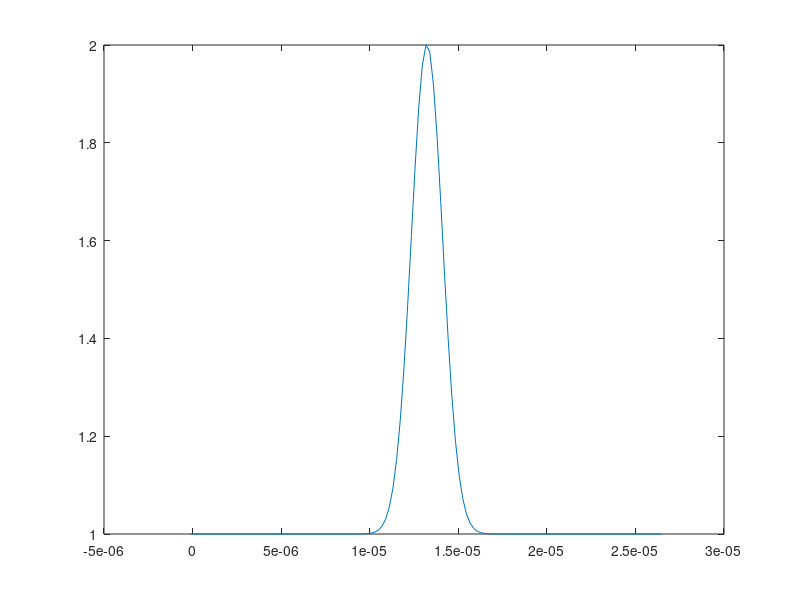
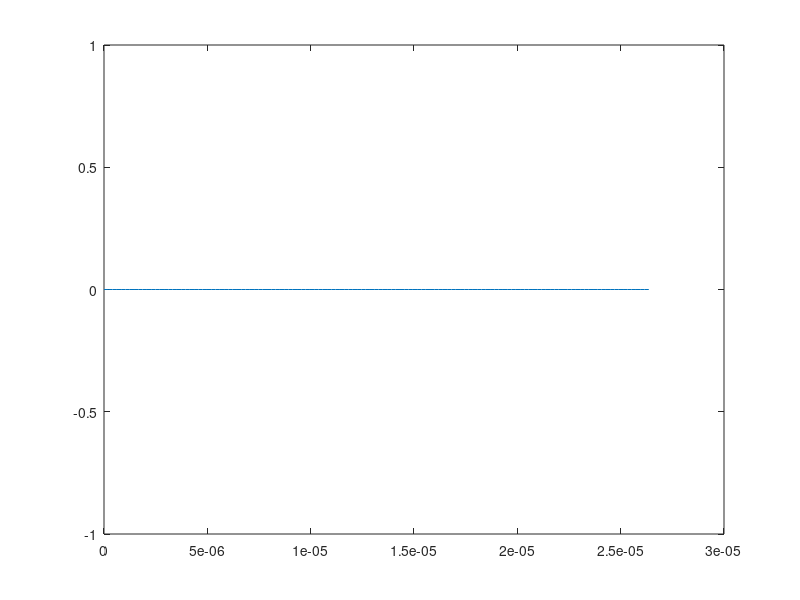

Source code (MATLAB) for these figures, in order: (Note: this script raises an error after producing the figures.)
%----------------------------------------%
% solve coupled transport equations      %
% cont and mom eqns                      %
% dvz/dt + (1/mn)(Te+Ti)dn/dz = 0        %
% dn/dt + (n)dvz/dz = 0                  %
% d/dt convective derivative             %
% rlbarnett c3149416 150318              %
%----------------------------------------%

%------
% constants %
%------
e = 1.6022e-19;
c0 = 3.0e8;
m = 1.67e-27;

%------
% parameters %
%------
Te = 10.0;
Ti = 5.0;
T = Te + Ti;
cs = 10*sqrt((Te + Ti)*e/m);
nu = 1.0;

%------
% spatial domain %
%------
xmin = 0.0;
xmax = 10/cs;
% include two additional gridpoints for the density ghost points
% velocity grid will then be defined as having npts-1 (xax(1:npts-1)) --
% total 128 grid points
% density solution space will be defined as having npts-2 (xax(2:npts-1))
% -- total 127 gridpoints
npts = 129;
dx = (xmax - xmin)/(npts - 1);
% xax = linspace(xmin,xmax,npts);
nxax = linspace(xmin-0.5*dx,xmax+0.5*dx,npts);
vxax = linspace(xmin,xmax,npts-1);

%------
% temporal domain %
%------
tmin = 0;

% set dt based on CFL conditions, check during loop if violated
% dt = 5.0e-15;
nmax = 1.0e4;

%%

%-------------------------------------------------------------------------%
% Set initial and boundary values for n and v                             %
% Initialise coefficient matrices                                         %
%-------------------------------------------------------------------------%

n_new = normpdf(nxax,(xmax+0.5*dx)/2,(xmax+0.5*dx)/30);
n_new = n_new/max(n_new);
n_new = n_new + 1.0;
% n_new = 1.0e3*n_new;
% n_new = n_new + 1;
% n_new = n_new*1.0e16;
dnx = gradient(n_new,nxax);

vx_new = zeros(1,npts-1);
% vx_ax = linspace(0,1,npts-1);
% vx_new = -(cs/2)*vx_ax + cs;
% vx_new = cs*ones(1,npts-1);
% vx_new(1:end/2+1) = -cs;
% vx_new(end/2+1:end) = cs;

nA = zeros(npts,npts);
vxA = zeros(npts-1,npts-1);
vx_source = zeros(npts-1,1);

nA(1,1) = 1.0;
nA(end,end) = 1.0;
vxA(1,1) = 1.0;
vxA(end,end) = 1.0;

%%

figure(1)
plot(nxax,n_new,'DisplayName','time = 0s')
% ylim([-1.0e19 1.0e19])
% pause(1)
hold on

figure(2)
plot(vxax,vx_new,'DisplayName','time = 0s')
hold on

count = 1;

dt = 0.99*(dx^2)/(2.0*nu);

%-------------------------------------------------------------------------%
% Solve                                                                   %
%-------------------------------------------------------------------------%

for ii=1:nmax
    
    alpha = dt/(2.0*dx);
    
    vx = vx_new;
    n = n_new;
    n_interp = interp1(nxax(2:npts-1),n(2:npts-1),vxax(2:npts-2),'spline');
    gradn = (n(3:npts) - n(1:npts-2))/(2.0*dx);
    gradn_interp = interp1(nxax(2:npts-1),gradn,vxax(2:npts-2),'spline');

    for jj=2:npts-2
        
%---------------------------------------------------------------------------%
% central difference                                                        %
% currently unstable on staggered grid 070518                               %
%---------------------------------------------------------------------------%
%         nA(jj,jj) = 1.0 - alpha*(vx(1,jj+1) - vx(1,jj-1));
%         nA(jj,jj-1) = alpha*vx(1,jj);
%         nA(jj,jj+1) = -alpha*vx(1,jj);  
%---------------------------------------------------------------------------%
% first order upwind                                                        %
% stable on staggered grid                                                  %
%---------------------------------------------------------------------------%
        if ((vx(1,jj+1)+vx(1,jj))/2)>0
            nA(jj,jj) = 1.0 - alpha*vx(1,jj+1);
            nA(jj,jj-1) = alpha*vx(1,jj);
            nA(npts-1,npts-1) = 1.0 - alpha*vx(1,npts);
            nA(npts-1,npts-2) = alpha*vx(1,npts-1);
        elseif ((vx(1,jj+1)+vx(1,jj))/2)<=0
            nA(jj,jj) = 1.0 + alpha*vx(1,jj);
            nA(jj,jj+1) = -alpha*vx(1,jj+1);
            nA(1,1) = 1.0 + alpha*vx(1,1);
            nA(1,2) = -alpha*vx(1,2);
        end 
    end
    
    for jj=2:npts-2
        
        vxA(jj,jj) = (2.0*nu*dt)/(dx^2) - 1;
        vxA(jj,jj-1) = -(vx(1,jj-1)*dt)/(4.0*dx) - (nu*dt)/(dx^2);
        vxA(jj,jj+1) = (vx(1,jj+1)*dt)/(4.0*dx) - (nu*dt)/(dx^2);
        
        vx_source(jj,1) = -((Te + Ti)*e)/(m*n_interp(1,jj-1))*(gradn_interp(1,jj-1)); 

    end
    
    nA = sparse(nA);
    vxA = sparse(vxA);
    
    n_new = nA*n';
    vx_new = dt*vx_source - vxA*vx';
    
    n_new = n_new';
    vx_new = vx_new';
    
    vx_new(1,1) = 0.0;
    vx_new(1,end) = 0.0;
    % set first order neumann boundary conditions for the density ghost
    % points
    n_new(1,1) = n_new(1,2);
    n_new(1,end) = n_new(1,end-1);
    
    if (0.99*(dx^2)/(2.0*nu))<(0.99*dx/max(abs(vx_new)))
        dt = 0.99*(dx^2)/(2.0*nu);
%         fprintf('CFL condition diffusive\n')
    elseif (0.99*(dx^2)/(2.0*nu))>(0.99*dx/max(abs(vx_new)))
        dt = 0.99*dx/max(abs(vx_new));
%         fprintf('CFL condition convective\n')
    end
    
    nan_check = isnan(vx_new);
    
    if sum(nan_check) ~= 0
        fprintf('unstable, ii=%d\n',ii)
        break
    elseif dt*max(abs(vx_new))/dx >= 1.0 || dt*2*nu/dx^2 >= 1.0
        fprintf('CFL condition violated, ii=%d\n',ii)
        break
    elseif ii==count*1000
        fprintf('dt=%ds\n', dt)
        figure(1)
        plot(nxax,n_new,'DisplayName',['time = ' num2str(ii*dt) ' s'])
%         ylim([-1.0e19 1.0e19]) 
%         legend('show')
        hold on
%         pause(1)
        figure(2)
        plot(vxax,vx_new,'DisplayName',['time = ' num2str(ii*dt) ' s'])
        hold on
        figure(3)
        plot(vxax,vx_source*dt,'DisplayName',['time = ' num2str(ii*dt) ' s'])
        hold on
        count = count + 1;
    end 
    
end

%%

figure(1)
legend('show','Location','northwest')
xlabel('Position (m)')
ylabel('Density m$^{-3}$')
hold off

figure(2)
legend('show','Location','northwest')
xlabel('Position (m)')
ylabel('Velocity ms$^{-1}$')
hold off

figure(3)
legend('show','Location','northwest')
xlabel('Position (m)')
ylabel('Velocity source ms$^{-1}$')
hold off





